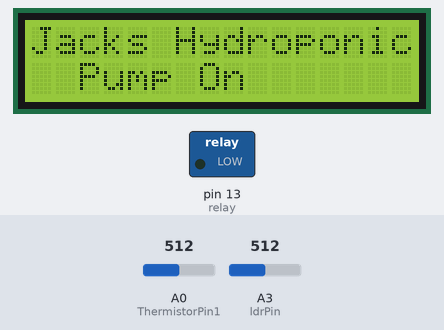
Recording of a sketch running on a simulated Arduino Uno, built with avr-gcc and run on an emulated ATmega328P. On the bench: 16×2 character LCD, switched loads named in the sketch (green lamp = pin HIGH). Inputs (shaded band) come from the test bench; at power-on: A0 (ThermistorPin1) = 512, A3 (ldrPin) = 512.

Above: at 0.2 s.
At 47.6 s:
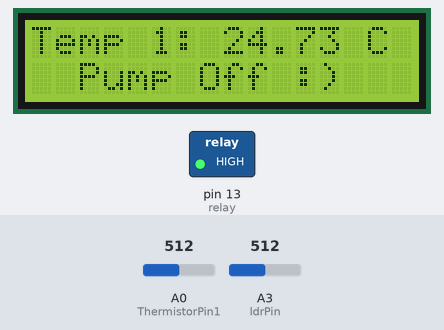
Timing chart, 0 to 49.1 s (numbered marks = the images above):
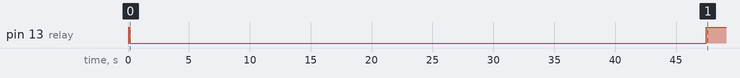

The sketch:

Final_Code_Example_HydroPonics_Advanced.ino
```cpp
//***********************************************************************************************************************************************************************************************************
//This code for the hyrdoponics system integrates a variety of sensors. this would be brought in late in the term. it uses an ldr to ensure that the system does not run at night cause root rot.
//The ldr also resets the time variables everyday to prevent overflow.
//The code also uses two temprature sesnsors. thes monitor water and atmostpheric temproture. As an advance project these could be used not only as display and warnign paramitors but as a way to regulate
//the time between cycles.
//The moisture sensor is used to check that the pump is actualy filling the hydroponics tub and that that the sump has enough water in it.
//The screen allows users to see what is going on with the system.
//A further addition would be to add the ph sesor to a display showing how much of each solution to add to the sump.
//***************************************************************************************************************************************************************************************************


//need to include these librarys to be able to refer to the functions they contain.
#include <Wire.h>
#include <LiquidCrystal_I2C.h>

LiquidCrystal_I2C lcd(0x27,16,2);
float c1 = 1.009249522e-03, c2 = 2.378405444e-04, c3 = 2.019202697e-07;// this is a paremitor tha makes the screen work.

// defines the parimotrs and input out put pins.
int relay = 13; //this is the main relay.
int i = 0; // a counter variable
unsigned long delayStart = 0; // the time the delay started
bool delayRunning = false; // true if still waiting for delay to finish
unsigned long previousMillis=0; // a paremtor for resteting the coutn timer.

const int ldrPin = A3; // this is the signal pin of the ldr.

int ThermistorPin1 = A0;//anolog input from temprature sensor
int Vo1;
float R1 = 10000;
float logR2, R2, T1;

void setup() {
  Serial.begin(9600);// begines baude rate for debugging.

  lcd.init();
  lcd.backlight();

  pinMode(relay, OUTPUT);   // initialize the digital pin as an output.
  digitalWrite(relay, HIGH); // turn led on

  delayStart = millis();   // start delay
  delayRunning = true; // not finished yet

  lcd.begin(16,2);
  lcd.clear();

  pinMode(ldrPin, INPUT);

  float c1 = 1.009249522e-03, c2 = 2.378405444e-04, c3 = 2.019202697e-07;


  Vo1 = analogRead(ThermistorPin1);
  R2 = R1 * (1023.0 / (float)Vo1 - 1.0);
  logR2 = log(R2);
  T1 = (1.0 / (c1 + c2*logR2 + c3*logR2*logR2*logR2));
  T1 = T1 - 273.15;

  while(i < 2000){ //180000
       digitalWrite(relay, LOW); // turn relay on

       lcd.setCursor(0,0); //Set the cursor on the first column and first row.
       lcd.print("Jacks Hydroponics"); //Print the string "Hello World!"
       lcd.setCursor(2,1); //Set the cursor on the third column and the second row (counting starts at 0!.
       lcd.print("Pump On");

       i++;

  }

  digitalWrite(relay, HIGH); // turn relay off

}
//this is where the main loop begins.
void loop() {
//the loope readin in peramiters for this cycle.
  int ldrStatus = analogRead(ldrPin);
  Vo1 = analogRead(ThermistorPin1);
  R2 = R1 * (1023.0 / (float)Vo1 - 1.0);
  logR2 = log(R2);
  T1 = (1.0 / (c1 + c2*logR2 + c3*logR2*logR2*logR2));
  T1 = T1 - 273.15;


/*  Serial.print("Temperature 1: ");
  Serial.print(T1);
  Serial.println(" C");
*/

//This secotion contolls if the system runs based on daylight
if (ldrStatus > 100){


    lcd.clear();
    lcd.setCursor(0,0); //Set the cursor on the first column and first row.
    lcd.print("Temp 1: "); //Print the string "Hello World!"
    lcd.print(T1);
    lcd.print(" C");
    lcd.setCursor(2,1); //Set the cursor on the third column and the second row (counting starts at 0!.
    lcd.print("Pump Off :)");


//thi section acts at a timer schedualing th epump runs. if more complety was wanted these times could become formuals driven by input sensors but we belive
//this will be beyond the scope of most school term sessions.
  // check if delay has timed out after 10sec == 10000mS
  if (delayRunning && ((millis() - delayStart) >= 7200000)) { //7200000
    delayRunning = false; // // prevent this code being run more then once
    lcd.clear();
    ldrStatus = analogRead(ldrPin);
    Serial.println(ldrStatus);
    while(i < 2000){ //180000
       digitalWrite(relay, LOW); // turn relay on

       lcd.setCursor(0,0); //Set the cursor on the first column and first row.
       lcd.print("Jacks Hydroponics"); //Print the string "Hello World!"
       lcd.setCursor(2,1); //Set the cursor on the third column and the second row (counting starts at 0!.
       lcd.print("Pump On :D");

       i++;
       ldrStatus = analogRead(ldrPin);
      }

    digitalWrite(relay, HIGH); // turn relay off
    delayRunning = true; //Start the delay again
    i = 0; //reset varibles
    delayStart = millis();
    ldrStatus = analogRead(ldrPin);
  }

}else{


    lcd.clear();
    lcd.setCursor(0,0); //Set the cursor on the first column and first row.
    lcd.print("SunsAway PumpOff"); //Print the string "Hello World!
    lcd.setCursor(0,1); //Set the cursor on the first column and first row.
    lcd.print("Temp1: "); //Print the string "Hello World!"
    lcd.print(T1);
    lcd.print("C");

}

}
```
